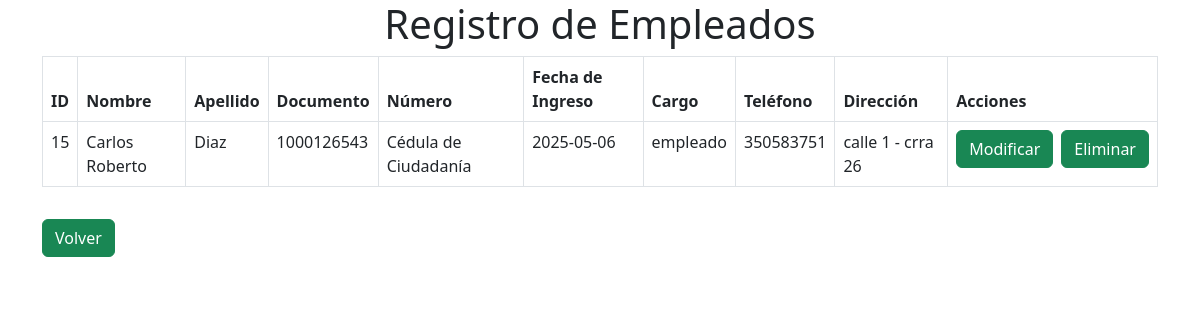
The app's page /Crud_usuarios/modelo/empleados.php with its own data.
### tables this page shows
CREATE TABLE `empleados` (
  `id_empleado` int(11) NOT NULL,
  `nombre` varchar(100) NOT NULL,
  `apellido` varchar(100) NOT NULL,
  `documento` varchar(100) DEFAULT NULL,
  `numero` varchar(100) DEFAULT NULL,
  `fecha` date NOT NULL,
  `rol` varchar(100) NOT NULL,
  `correo` varchar(100) NOT NULL,
  `celular` int(50) NOT NULL,
  `direccion` varchar(100) NOT NULL,
  `contraseña` varchar(255) NOT NULL
);

### Crud_usuarios/modelo/empleados.php (called while the page is built, shortened)
<?php
require '../modelo/modelo.php';
function obtenerempleados($conect) {
    try {
        $sql = "SELECT * FROM empleados";
        $consulta = $conect->prepare($sql);
        $consulta->execute();
        $empleados = $consulta->fetchAll(PDO::FETCH_ASSOC);
        return $empleados;
    } catch (PDOException $e) {
        echo "Error de PDO: " . $e->getMessage();
    }
}
if (isset($conect)) {
    $empleados = obtenerempleados($conect);
} else {
    die("Error: No se pudo conectar a la base de datos.");
}
require '../vista/empleados.php';
?>

### Crud_usuarios/vista/empleados.php (the view, shortened to what this page needs)
<!DOCTYPE html>
<html lang="es">
<head>
    <link href="https://cdn.jsdelivr.net/npm/bootstrap@5.3.0/dist/css/bootstrap.min.css" rel="stylesheet">
</head>
<body>
    <div class="container">
        <h1 class="text-center">Registro de Empleados</h1>
        <table class="table table-bordered border-darck">
            <thead>
                <tr>
                    <th>ID</th>
                    <th>Nombre</th>
                    <th>Apellido</th>
                    <th>Documento</th>
                    <th>Número</th>
                    <th>Fecha de Ingreso</th>
                    <th>Cargo</th>
                    <th>Teléfono</th>
                    <th>Dirección</th>
                    <th>Acciones</th>
                </tr>
            </thead>
            <tbody>
                <?php if (!empty($empleados)): ?>
                    <?php foreach ($empleados as $row): ?>
                        <tr>
                            <td><?= htmlspecialchars($row['id_empleado'] ?? 'Sin ID') ?></td>
                            <td><?= htmlspecialchars($row['nombre']) ?></td>
                            <td><?= htmlspecialchars($row['apellido']) ?></td>
                            <td><?= htmlspecialchars($row['documento']) ?></td>
                            <td><?= htmlspecialchars($row['numero']) ?></td>
                            <td><?= htmlspecialchars($row['fecha']) ?></td>
                            <td><?= htmlspecialchars($row['rol']) ?></td>
                            <td><?= htmlspecialchars($row['celular']) ?></td>
                            <td><?= htmlspecialchars($row['direccion']) ?></td>
                            <td>
                            <div class="d-flex gap-2">
                            <a href="modificar.php?id=<?= htmlspecialchars($row['id_cliente'] ?? $row['id_empleado']) ?>&tabla=<?= ($row['rol'] == 'comprador') ? 'clientes' : 'empleados' ?>" class="btn btn-success">Modificar</a>
                            <form method="GET" action="../modelo/eliminar.php" onsubmit="return confirm('¿Seguro que deseas eliminar este registro?')">
                                <button type="submit" class="btn btn-success">Eliminar</button>
                            </form>
                                </div>
                        </tr>
                    <?php endforeach; ?>
                <?php else: ?>
                    <tr><td colspan="10" class="text-center">No hay empleados registrados</td></tr>
                <?php endif; ?>
            </tbody>
        </table>
        <div class="row">
        <div class="row mt-3">
        <div class="col-4">
            <a href="http://localhost:3000/modelo/registros.php" class="btn btn-success">Volver</a>
        </div>
        </div>
        </div>
    </div>
</body>
</html>

### records on screen
empleados: id_empleado "15", nombre "Carlos Roberto", apellido "Diaz", documento "1000126543", numero "Cédula de Ciudadanía", fecha "2025-05-06", rol "empleado", celular "350583751", direccion "calle 1 - crra 26"
